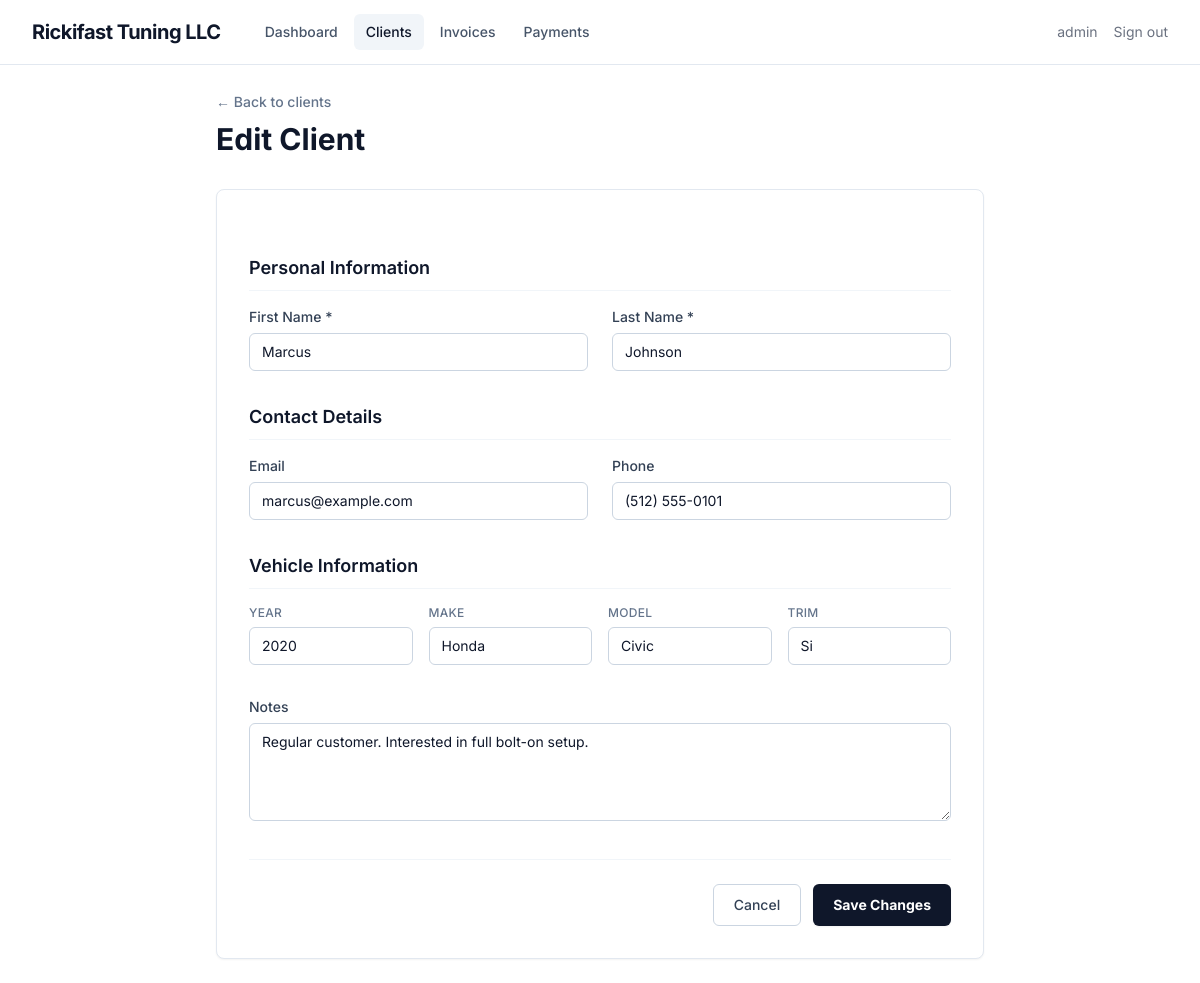
The app's page /clients/1/edit (signed in) with its own data.
### app/models/models.py (models this page shows, shortened)
class User(UserMixin, db.Model):
    id = db.Column(db.Integer, primary_key=True)
    username = db.Column(db.String(64), unique=True, nullable=False)
    email = db.Column(db.String(120), unique=True, nullable=False)
    password_hash = db.Column(db.String(128))

class Client(db.Model):
    id = db.Column(db.Integer, primary_key=True)
    first_name = db.Column(db.String(100), nullable=False)
    last_name = db.Column(db.String(100), nullable=False)
    email = db.Column(db.String(120))
    phone = db.Column(db.String(20))
    vehicle_year = db.Column(db.String(4))
    vehicle_make = db.Column(db.String(50))
    vehicle_model = db.Column(db.String(50))
    vehicle_trim = db.Column(db.String(50))
    notes = db.Column(db.Text)
    created_at = db.Column(db.DateTime, default=lambda: datetime.now(timezone.utc))
    updated_at = db.Column(db.DateTime, default=lambda: datetime.now(timezone.utc),
                           onupdate=lambda: datetime.now(timezone.utc))
    invoices = db.relationship('Invoice', backref='client', lazy='dynamic',
                               cascade='all, delete-orphan')

### app/routes/clients.py (the view, shortened to what this page needs)
@clients.route('/<int:id>/edit', methods=['GET', 'POST'])
@login_required
def edit(id):
    client = db.get_or_404(Client, id)
    return render_template('clients/form.html', client=client, editing=True)

### app/models/models.py (called while the page is built)
@login_manager.user_loader
def load_user(id):
    return db.session.get(User, int(id))

### app/templates/clients/form.html (shortened to what this page needs)
{% extends "base.html" %}
{% block content %}
<div class="max-w-3xl mx-auto">
    <div class="mb-8">
        <a href="{{ url_for('clients.index') }}" class="text-sm font-medium text-slate-500 hover:text-slate-900 transition-colors">&larr; Back to clients</a>
        <h1 class="text-3xl font-bold text-slate-900 mt-2">{{ 'Edit Client' if editing else 'New Client' }}</h1>
    </div>
    <div class="bg-white rounded-lg border border-slate-200 shadow-xs p-8">
        <form method="POST" class="space-y-8">
            <div>
                <h3 class="text-lg font-semibold text-slate-900 mb-4 pb-2 border-b border-slate-100">Personal Information</h3>
                <div class="grid grid-cols-1 sm:grid-cols-2 gap-6">
                    <div>
                        <label for="first_name" class="block text-sm font-medium text-slate-700 mb-1.5">First Name *</label>
                        <input type="text" name="first_name" id="first_name" required
                               value="{{ client.first_name if client else '' }}"
                               class="w-full px-3 py-2 border border-slate-300 rounded-md text-sm focus:outline-none focus:ring-2 focus:ring-slate-900 focus:border-transparent transition-shadow">
                    </div>
                    <div>
                        <label for="last_name" class="block text-sm font-medium text-slate-700 mb-1.5">Last Name *</label>
                        <input type="text" name="last_name" id="last_name" required
                               value="{{ client.last_name if client else '' }}"
                               class="w-full px-3 py-2 border border-slate-300 rounded-md text-sm focus:outline-none focus:ring-2 focus:ring-slate-900 focus:border-transparent transition-shadow">
                    </div>
                </div>
            </div>
            <div>
                <h3 class="text-lg font-semibold text-slate-900 mb-4 pb-2 border-b border-slate-100">Contact Details</h3>
                <div class="grid grid-cols-1 sm:grid-cols-2 gap-6">
                    <div>
                        <label for="email" class="block text-sm font-medium text-slate-700 mb-1.5">Email</label>
                        <input type="email" name="email" id="email"
                               value="{{ client.email if client else '' }}"
                               class="w-full px-3 py-2 border border-slate-300 rounded-md text-sm focus:outline-none focus:ring-2 focus:ring-slate-900 focus:border-transparent transition-shadow">
                    </div>
                    <div>
                        <label for="phone" class="block text-sm font-medium text-slate-700 mb-1.5">Phone</label>
                        <input type="tel" name="phone" id="phone"
                               value="{{ client.phone if client else '' }}"
                               class="w-full px-3 py-2 border border-slate-300 rounded-md text-sm focus:outline-none focus:ring-2 focus:ring-slate-900 focus:border-transparent transition-shadow">
                    </div>
                </div>
            </div>
            <div>
                <h3 class="text-lg font-semibold text-slate-900 mb-4 pb-2 border-b border-slate-100">Vehicle Information</h3>
                <div class="grid grid-cols-2 sm:grid-cols-4 gap-4">
                    <div>
                        <label for="vehicle_year" class="block text-xs font-medium text-slate-500 uppercase tracking-wide mb-1.5">Year</label>
                        <input type="text" name="vehicle_year" id="vehicle_year" maxlength="4" placeholder="2024"
                               value="{{ client.vehicle_year if client else '' }}"
                               class="w-full px-3 py-2 border border-slate-300 rounded-md text-sm focus:outline-none focus:ring-2 focus:ring-slate-900 focus:border-transparent transition-shadow">
                    </div>
                    <div>
                        <label for="vehicle_make" class="block text-xs font-medium text-slate-500 uppercase tracking-wide mb-1.5">Make</label>
                        <input type="text" name="vehicle_make" id="vehicle_make" placeholder="Subaru"
                               value="{{ client.vehicle_make if client else '' }}"
                               class="w-full px-3 py-2 border border-slate-300 rounded-md text-sm focus:outline-none focus:ring-2 focus:ring-slate-900 focus:border-transparent transition-shadow">
                    </div>
                    <div>
                        <label for="vehicle_model" class="block text-xs font-medium text-slate-500 uppercase tracking-wide mb-1.5">Model</label>
                        <input type="text" name="vehicle_model" id="vehicle_model" placeholder="WRX"
                               value="{{ client.vehicle_model if client else '' }}"
                               class="w-full px-3 py-2 border border-slate-300 rounded-md text-sm focus:outline-none focus:ring-2 focus:ring-slate-900 focus:border-transparent transition-shadow">
                    </div>
                    <div>
                        <label for="vehicle_trim" class="block text-xs font-medium text-slate-500 uppercase tracking-wide mb-1.5">Trim</label>
                        <input type="text" name="vehicle_trim" id="vehicle_trim" placeholder="STI"
                               value="{{ client.vehicle_trim if client else '' }}"
                               class="w-full px-3 py-2 border border-slate-300 rounded-md text-sm focus:outline-none focus:ring-2 focus:ring-slate-900 focus:border-transparent transition-shadow">
                    </div>
                </div>
            </div>
            <div>
                <label for="notes" class="block text-sm font-medium text-slate-700 mb-1.5">Notes</label>
                <textarea name="notes" id="notes" rows="4"
                          class="w-full px-3 py-2 border border-slate-300 rounded-md text-sm focus:outline-none focus:ring-2 focus:ring-slate-900 focus:border-transparent transition-shadow">{{ client.notes if client else '' }}</textarea>
            </div>
            <div class="flex justify-end gap-3 pt-6 border-t border-slate-100">
                <a href="{{ url_for('clients.index') }}" class="px-5 py-2.5 text-sm font-medium text-slate-700 bg-white border border-slate-300 rounded-md hover:bg-slate-50 transition-colors">Cancel</a>
                <button type="submit" class="px-5 py-2.5 text-sm font-bold text-white bg-slate-900 rounded-md hover:bg-slate-800 transition-colors shadow-sm">{{ 'Save Changes' if editing else 'Create Client' }}</button>
            </div>
        </form>
    </div>
</div>
{% endblock %}

### app/templates/base.html (shortened to what this page needs)
<!DOCTYPE html>
<html lang="en">
<head>
    <script src="https://cdn.tailwindcss.com"></script>
</head>
<body class="bg-white font-sans text-slate-900 min-h-screen" x-data="{ mobileOpen: false }">
{% if current_user.is_authenticated %}
<nav class="border-b border-slate-200 bg-white">
    <div class="max-w-7xl mx-auto px-4 sm:px-6 lg:px-8">
        <div class="flex justify-between h-16">
            <div class="flex items-center gap-8">
                <a href="{{ url_for('dashboard') }}" class="text-xl font-bold text-slate-900 tracking-tight">Rickifast Tuning LLC</a>
                <div class="hidden sm:flex items-center space-x-1">
                    <a href="{{ url_for('dashboard') }}" class="px-3 py-2 text-sm font-medium rounded-md transition-colors {% if request.endpoint == 'dashboard' %}bg-slate-100 text-slate-900{% else %}text-slate-600 hover:text-slate-900 hover:bg-slate-50{% endif %}">Dashboard</a>
                    <a href="{{ url_for('clients.index') }}" class="px-3 py-2 text-sm font-medium rounded-md transition-colors {% if request.endpoint and request.endpoint.startswith('clients.') %}bg-slate-100 text-slate-900{% else %}text-slate-600 hover:text-slate-900 hover:bg-slate-50{% endif %}">Clients</a>
                    <a href="{{ url_for('invoices.index') }}" class="px-3 py-2 text-sm font-medium rounded-md transition-colors {% if request.endpoint and request.endpoint.startswith('invoices.') %}bg-slate-100 text-slate-900{% else %}text-slate-600 hover:text-slate-900 hover:bg-slate-50{% endif %}">Invoices</a>
                    <a href="{{ url_for('payments.index') }}" class="px-3 py-2 text-sm font-medium rounded-md transition-colors {% if request.endpoint and request.endpoint.startswith('payments.') %}bg-slate-100 text-slate-900{% else %}text-slate-600 hover:text-slate-900 hover:bg-slate-50{% endif %}">Payments</a>
                </div>
            </div>
            <div class="flex items-center gap-4">
                <span class="hidden sm:inline text-sm text-gray-500">{{ current_user.username }}</span>
                <a href="{{ url_for('auth.logout') }}" class="text-sm text-gray-500 hover:text-gray-700">Sign out</a>
            </div>
        </div>
    </div>
</nav>
{% endif %}
<main class="max-w-7xl mx-auto px-4 sm:px-6 lg:px-8 py-6">
    {% block content %}{% endblock %}
</main>
</body>
</html>

### records on screen
User: username "admin"
Client: first_name "Marcus", last_name "Johnson", email "marcus@example.com", phone "(512) 555-0101", vehicle_year "2020", vehicle_make "Honda", vehicle_model "Civic", vehicle_trim "Si", notes "Regular customer. Interested in full bolt-on setup."

### other values on screen
{{ 'Edit Client' if editing else 'New Client' }} "Edit Client"
{{ 'Save Changes' if editing else 'Create Client' }} "Save Changes"
